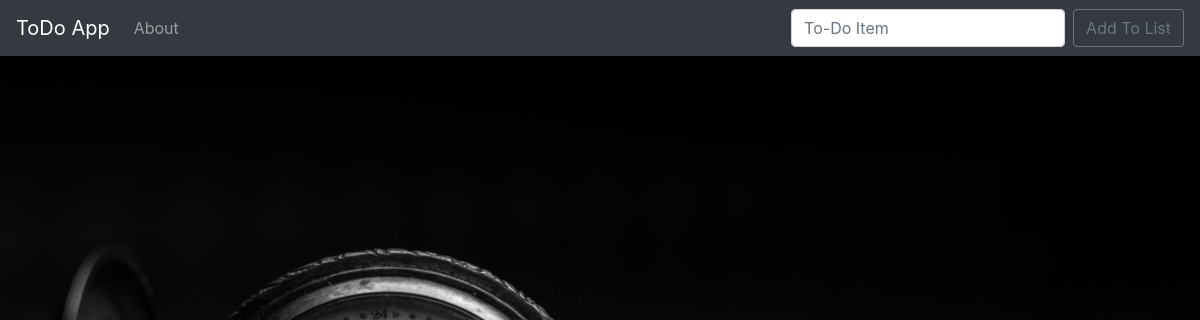
The app's page /, older data.
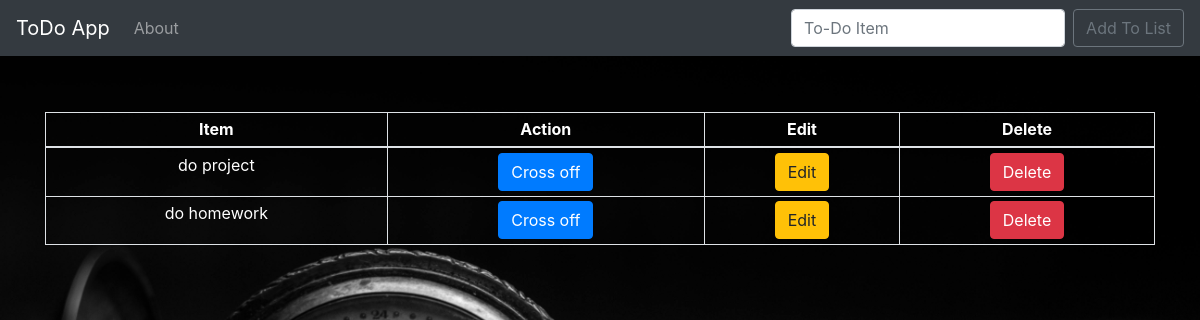
The same page, newer data.
### todo_list/models.py (models this page shows, shortened)
class List(models.Model):
    item = models.CharField(max_length=200)
    completed = models.BooleanField(default=False)

### todo_list/views.py (the view)
# urls.py: 2. Add a URL to urlpatterns:  path('', views.home, name='home')
def home(request):
    if request.method == "POST":
        form = ListForm(request.POST or None)
        if form.is_valid():
            form.save()
            messages.success(request, ('The item has been added to list successfully!'))
            all_items = List.objects.all
            return render(request, 'home.html', {'all_items': all_items})
    else:
        all_items = List.objects.all
        return render(request, 'home.html', {'all_items': all_items})

### todo_list/templates/home.html (shortened to what this page needs)
{% extends 'base.html' %}
{% block content %}
    <div class="content">
        {% if all_items %}
        <div class="table-responsive">
            <table class="table table-sm table-bordered">
                <thead>
                    <tr>
                    <th class="text-center" scope="col">Item</th>
                    <th class="text-center" scope="col">Action</th>
                    <th class="text-center" scope="col">Edit</th>
                    <th class="text-center" scope="col">Delete</th>
                    </tr>
                </thead>
                <tbody>
                {% for thing in all_items %}
                    {% if thing.completed %}
                        <tr class="table-secondary">
                            <td class="striker text-center">{{ thing.item }}</td>
                            <td class="text-center"><a class="btn btn-primary" href="{% url 'uncross' thing.id %}">Uncross</a></td>
                            <td class="text-center"><a class="btn btn-warning" href="{% url 'edit' thing.id %}">Edit</a></td>
                            <td class="text-center"><a class="btn btn-danger" href="{% url 'delete' thing.id %}">Delete</a></td>
                        </tr>
                    {% else %}
                    <tr>
                            <td class="text-center" style="color:white;">{{ thing.item }}</td>
                            <td class="text-center"><a class="btn btn-primary" href="{% url 'cross_off' thing.id %}">Cross off</a></td>
                            <td class="text-center"><a class="btn btn-warning" href="{% url 'edit' thing.id %}">Edit</a></td>
                            <td class="text-center"><a class="btn btn-danger" href="{% url 'delete' thing.id %}">Delete</a></td>
                        </tr>
                    {% endif %}
                {% endfor %}
                </tbody>
            </table>
        </div>
        {% endif %}
    </div>
{% endblock content %}

Row changes from the older to the newer data that the page shows:
added List: item "do project"
added List: item "do homework"
Text that changed along with them:
text now shown: "Item Action Edit Delete"
